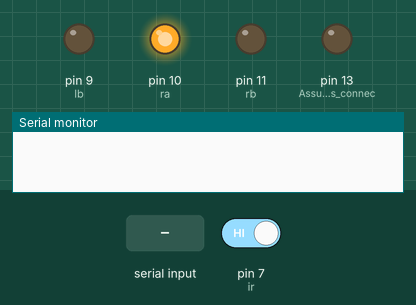
Recording of a sketch running on a simulated Arduino Uno, built with avr-gcc and run on an emulated ATmega328P. Parts: output pins drawn as LEDs (lit = HIGH), the last lines printed to the serial monitor. Dashed ring = blinking. The test bench sets the inputs (shaded band); at power-on: pin 7 (ir) HIGH. Pins used as bus, display or sensor lines are not drawn.

Above: at 1.2 s.
1.3 s: "1" received over Serial
At 1.8 s:
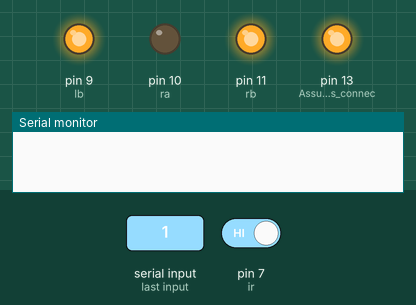
3.8 s: pin 7 (ir) driven LOW
At 4.05 s:
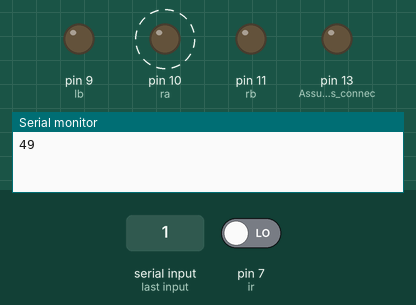
6.8 s: "0" received over Serial
At 7.3 s:
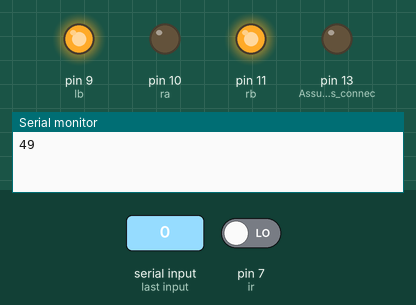
9.8 s: pin 7 (ir) driven HIGH
At 9.8 s:
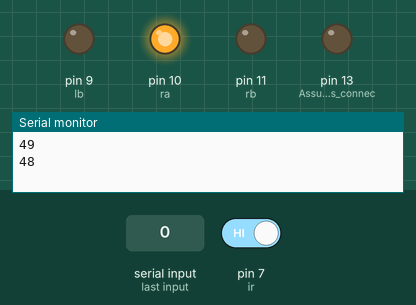
Timing chart, 0 to 12.3 s (numbered marks = the images above; inputs shaded):
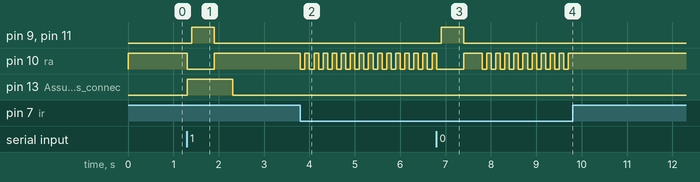

Measured:
- after the input at 1.3 s, pin 9 (lb), pin 11 (rb): LOW → HIGH after 0.10 s, → LOW 0.50 s later; pin 10 (ra): HIGH → LOW at once, → HIGH 0.60 s later; pin 13 (Assuming_an_LED_is_connec): LOW → HIGH at once, → LOW 1.0 s later
- after the input at 3.8 s, pin 10 (ra): alternates HIGH for 0.10 s and LOW for 0.10 s, starting at once
- after the input at 6.8 s, pin 9 (lb), pin 11 (rb): LOW → HIGH after 0.10 s, → LOW 0.50 s later
- after the input at 9.8 s, pin 10 (ra): stops changing and stays HIGH

The sketch:

obstacle_detection.ino
```cpp
int incoming = 0;

int la=8;
int lb=9;
int ra=10;
int rb=11;
int ir=7;

void setup() {
   Serial.begin(9600);
   pinMode(LED_BUILTIN, OUTPUT);  // Assuming an LED is connected to pin 13
   pinMode(la, OUTPUT);
   pinMode(lb, OUTPUT);
   pinMode(ra, OUTPUT);
   pinMode(rb, OUTPUT);
   pinMode(ir, INPUT);
}

void loop() {
   incoming = Serial.read();  // Read the incoming byte from the serial port
   int a=digitalRead(ir);
    digitalWrite(la, HIGH);
    digitalWrite(lb, LOW);
    digitalWrite(ra, HIGH);
    digitalWrite(rb, LOW);
   if (incoming != -1) {
      if (incoming == '0'){
        digitalWrite(la, HIGH);
    digitalWrite(lb, LOW);
    digitalWrite(ra, HIGH);
    digitalWrite(rb, LOW);
      }
      if (incoming == '1') {
         digitalWrite(LED_BUILTIN, HIGH);  // Turn on LED or perform other actions
         digitalWrite(la, LOW);
         digitalWrite(lb, LOW);
         digitalWrite(ra, LOW);
         digitalWrite(rb, LOW);
         delay(100);
         digitalWrite(la, LOW);
         digitalWrite(lb, HIGH);
         digitalWrite(ra, LOW);
         digitalWrite(rb, HIGH);
         delay(500);
         digitalWrite(la, LOW);
         digitalWrite(lb, LOW);
         digitalWrite(ra, HIGH);
         digitalWrite(rb, LOW);
         delay(400);
      }
      if (a==0){
        digitalWrite(la, LOW);
         digitalWrite(lb, LOW);
         digitalWrite(ra, LOW);
         digitalWrite(rb, LOW);
         delay(100);
         digitalWrite(la, LOW);
         digitalWrite(lb, HIGH);
         digitalWrite(ra, LOW);
         digitalWrite(rb, HIGH);
         delay(500);
         digitalWrite(la, LOW);
         digitalWrite(lb, LOW);
         digitalWrite(ra, HIGH);
         digitalWrite(rb, LOW);
         delay(400);
      }
      Serial.println(incoming);  // Print the received value for debugging
   } else {
      digitalWrite(LED_BUILTIN, LOW);  // If no data is received, keep LED on
      digitalWrite(la, HIGH);
      digitalWrite(lb, LOW);
      digitalWrite(ra, HIGH);
      digitalWrite(rb, LOW);
      if (a==0){
        digitalWrite(la, LOW);
         digitalWrite(lb, LOW);
         digitalWrite(ra, LOW);
         digitalWrite(rb, LOW);
         delay(100);
         digitalWrite(la, LOW);
         digitalWrite(lb, LOW);
         digitalWrite(ra, HIGH);
         digitalWrite(rb, LOW);
         delay(100);
      }
   }

   Serial.flush();  // Ensure all data is sent
}
```
